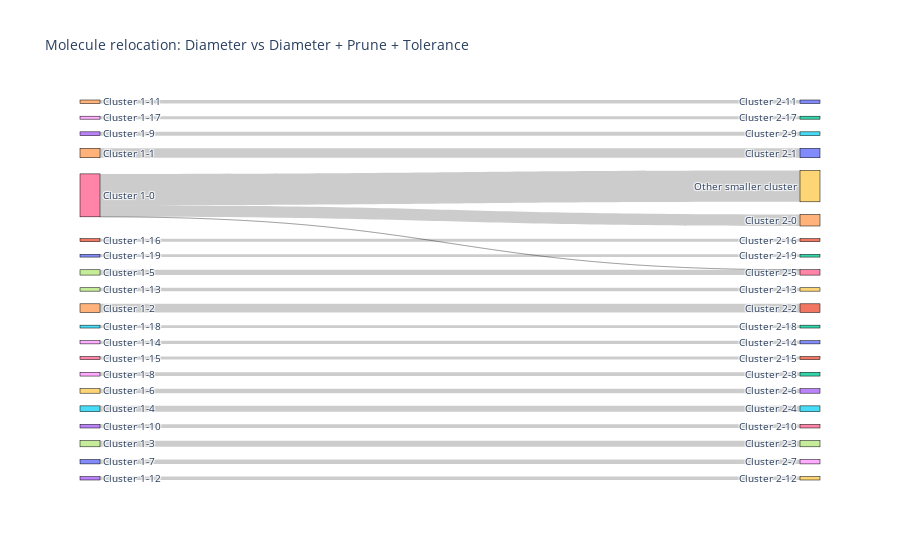

The notebook cell this image was saved under:
### Code cell
plotting_utils.mol_relocation_plots(brc_diameter, brc_diam_prune_tol, title="Molecule relocation: Diameter vs Diameter + Prune + Tolerance", top_n=20)

### Figure 1 — Plotly figure (JSON) as saved in the notebook; plotly's stock layout.template omitted (floating-point values rounded to 4 significant figures)
{"data": [{"link": {"source": [26, 26, 26, 4, 14, 7, 15, 27, 29, 20, 28, 3, 13, 24, 23, 17, 8, 6, 1, 18, 25, 40], "target": [9, 34, 16, 10, 21, 37, 35, 16, 33, 38, 32, 5, 36, 0, 39, 19, 30, 31, 11, 2, 22, 12], "value": [2338, 859, 3, 705, 647, 459, 435, 395, 333, 330, 283, 283, 270, 263, 255, 253, 238, 227, 223, 222, 213, 205]}, "node": {"label": ["Cluster 2-11", "Cluster 1-16", "Cluster 2-17", "Cluster 1-9", "Cluster 1-1", "Cluster 2-9", "Cluster 1-15", "Cluster 1-3", "Cluster 1-14", "Other smaller cluster", "Cluster 2-1", "Cluster 2-16", "Cluster 2-19", "Cluster 1-10", "Cluster 1-2", "Cluster 1-4", "Cluster 2-5", "Cluster 1-13", "Cluster 1-17", "Cluster 2-13", "Cluster 1-7", "Cluster 2-2", "Cluster 2-18", "Cluster 1-12", "Cluster 1-11", "Cluster 1-18", "Cluster 1-0", "Cluster 1-5", "Cluster 1-8", "Cluster 1-6", "Cluster 2-14", "Cluster 2-15", "Cluster 2-8", "Cluster 2-6", "Cluster 2-0", "Cluster 2-4", "Cluster 2-10", "Cluster 2-3", "Cluster 2-7", "Cluster 2-12", "Cluster 1-19"], "line": {"color": "black", "width": 0.5}, "pad": 15, "thickness": 20}, "type": "sankey"}], "layout": {"font": {"size": 10}, "title": {"text": "Molecule relocation: Diameter vs Diameter + Prune + Tolerance"}}}
